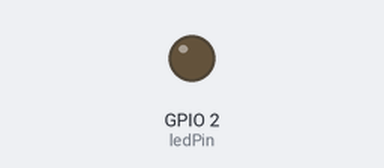
This sketch was run on a simulated ESP8266 (NodeMCU). On the bench: output pins drawn as LEDs (lit = HIGH). WiFi joins after 1.5 s; servers stay silent unless stated; uploads are accepted with an empty reply; not simulated (calls return 0 or success): credentials.h; names the files do not define were given values by the test bench: PORT = 80; what the sketch prints to the serial monitor is not drawn. At 10.4 s the program puts the board to deep sleep or switches it off; the recording ends there.

Above: at 0.1 s.
At 10.03 s:
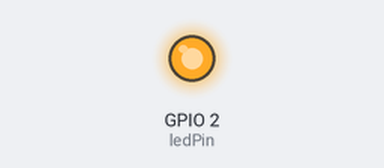
Timing chart, 0 to 10.4 s (numbered marks = the images above):
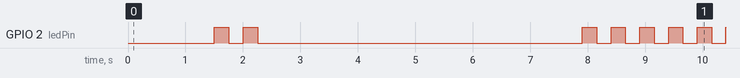

The sketch:

dash-webhook.ino
```cpp
/**
 *  OpenDashButton on ESP8266, Arduino (IoT Wi-Fi Button)
 */

#include <ArduinoHttpClient.h>
#include <Arduino_JSON.h>
#include <ESP8266WiFi.h>

#include "credentials.h"

// System details.
const char* name = "OpenDashButton";
const char* version = "0.0.0-dev";
const char* description = "The Open Dash Button on ESP8266, Arduino";

// Unique identifier.
char uuid[] = UUID;

// Wi-Fi credentials.
char ssid[] = SSID;
char password[] = PASS;

// Webhook details.
char server[] = SERVER;
int port = PORT;
char secret[] = SECRET;
char signature[] = SIGNATURE;
char resource[] = RESOURCE;

// GPIO2 of ESP8266.
int ledPin = 2;

void setup() {
  pinMode(ledPin, OUTPUT);
  digitalWrite(ledPin, LOW);

  Serial.begin(115200);

  initWifi();
  makeRequest();

  digitalWrite(ledPin, HIGH);

  // Deep sleep mode until RESET pin is connected to a LOW signal (pushbutton is pressed).
  ESP.deepSleep(0);
}

void loop() {
  // Sleeping so wont get here.
}

// Establish a Wi-Fi connection.
void initWifi() {
  Serial.print("Connecting to: ");
  Serial.print(ssid);

  WiFi.begin(ssid, password);

  int timeout = 10 * 4; // 10 seconds
  while (WiFi.status() != WL_CONNECTED  && (timeout-- > 0)) {
    delay(250);
    Serial.print(".");
  }
  Serial.println("");
  if (WiFi.status() != WL_CONNECTED) {
    Serial.println("Failed to connect, going back to sleep");
  }

  Serial.print("WiFi connected in: ");
  Serial.print(millis());
  Serial.print(", IP address: ");
  Serial.println(WiFi.localIP());
  blink(2);
}

// Make an HTTP request to the web service
void makeRequest() {
  Serial.print("Connecting to ");
  Serial.print(server);

  WiFiClient wifi;
  HttpClient client = HttpClient(wifi, server, port);

  int retries = 5;
  while (!!!wifi.connect(server, port) && (retries-- > 0)) {
    Serial.print(".");
  }
  Serial.println();
  if (!!!wifi.connected()) {
    Serial.println("Failed to connect, going back to sleep");
    blink(5);
    return;
  }

  Serial.print("Request resource: ");
  Serial.println(resource);

  JSONVar payload;
  payload["name"] = name;
  payload["version"] = version;
  payload["description"] = description;
  payload["uuid"] = uuid;
  String json = JSON.stringify(payload);

  client.beginRequest();
  client.post(resource);
  client.sendHeader("Content-Type", "application/json");
  client.sendHeader("Content-Length", json.length());
  client.sendHeader("X-Hub-Signature", signature);
  client.beginBody();
  client.print(json);
  client.endRequest();

  int timeout = 5 * 10; // 5 seconds
  while (!!!wifi.available() && (timeout-- > 0)) {
    delay(100);
  }
  if (!!!wifi.available()) {
    Serial.println("No response, going back to sleep");
    blink(5);
    return;
  }
  while (wifi.available()) {
    Serial.write(wifi.read());
  }

  Serial.println("\nclosing connection");
  client.stop();
  blink(2);
}

void blink(int count) {
  pinMode(ledPin, OUTPUT);
  while (count-- > 0) {
    digitalWrite(ledPin, HIGH);
    delay(250);
    digitalWrite(ledPin, LOW);
    delay(250);
  }
}
```

Measured:
- by itself, GPIO 2 (ledPin): goes HIGH 0.25 s, LOW 0.25 s, HIGH 0.25 s, LOW 5.7 s, 5 × (HIGH 0.25 s, LOW 0.25 s), then HIGH
